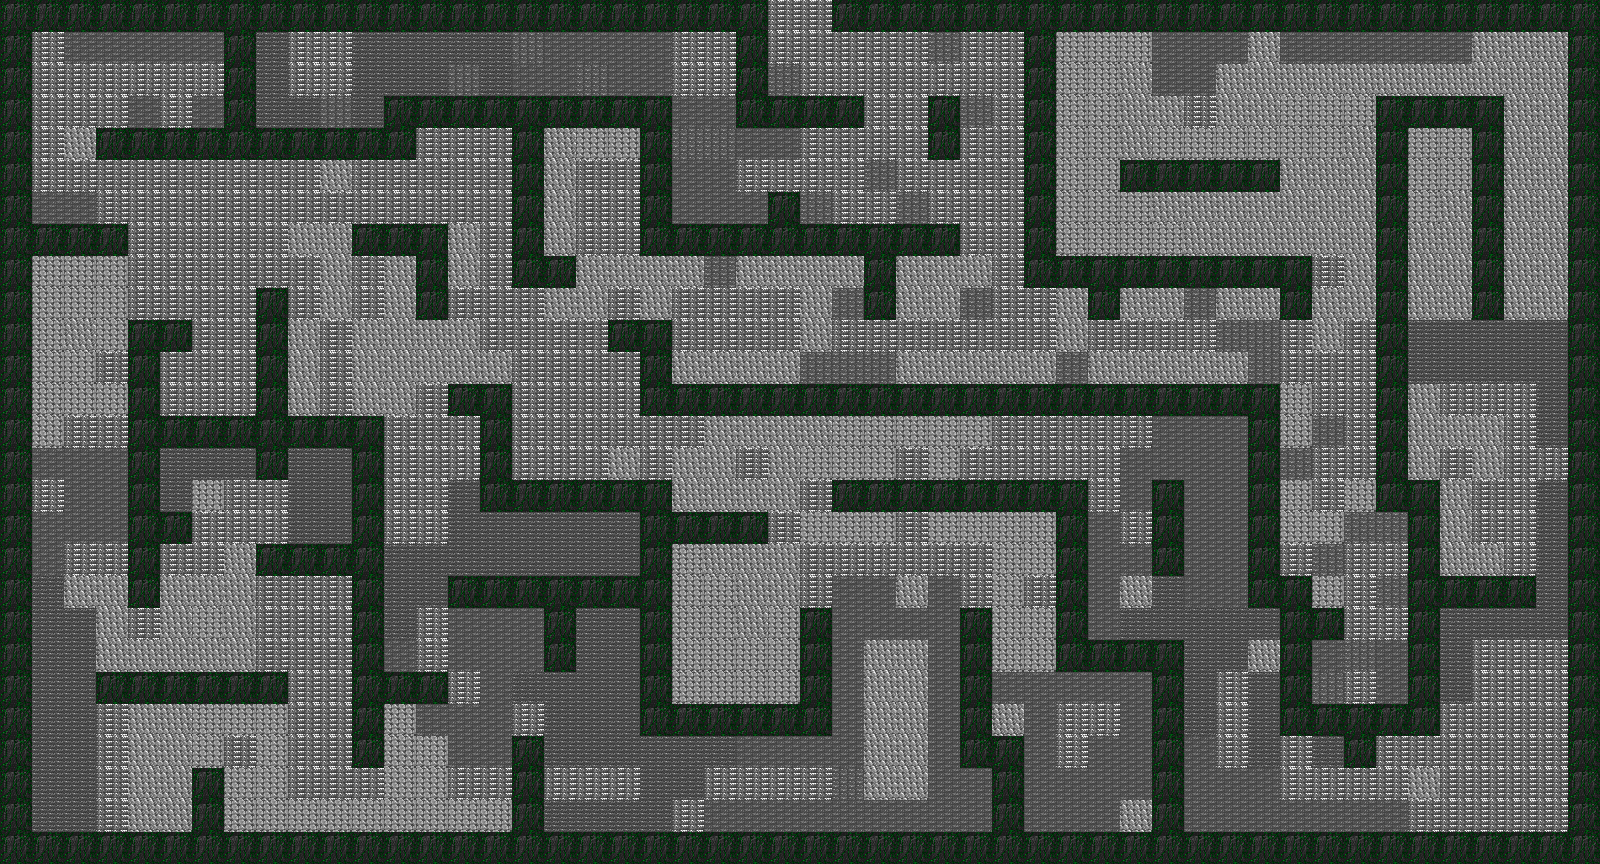

Rendered tile map (Tiled .tmx) drawn with the repository's tilesets; below, a short description and the map source with its tile grids summarised:
An orthogonal 50x27 tile map with 32x32 px tiles, 4 tile layers (Obstacle, Piege, Sol, Arrivee).

<map version="1.9" tiledversion="1.9.2" orientation="orthogonal" renderorder="right-down" width="50" height="27" tilewidth="32" tileheight="32" infinite="0" nextlayerid="5" nextobjectid="1">
 <tileset firstgid="1" source="Map.tsx" />
 <layer id="2" name="Obstacle" width="50" height="27">
  <data>[1350 cells, 420 non-empty, 1 distinct tile ids]</data>
 </layer>
 <layer id="3" name="Piege" width="50" height="27">
  <data>[1350 cells, 22 non-empty, 3 distinct tile ids]</data>
 </layer>
 <layer id="1" name="Sol" width="50" height="27">
  <data>[1350 cells, 940 non-empty, 7 distinct tile ids]</data>
 </layer>
 <layer id="4" name="Arrivee" width="50" height="27">
  <data>[1350 cells, 2 non-empty, 1 distinct tile ids]</data>
 </layer>
</map>
